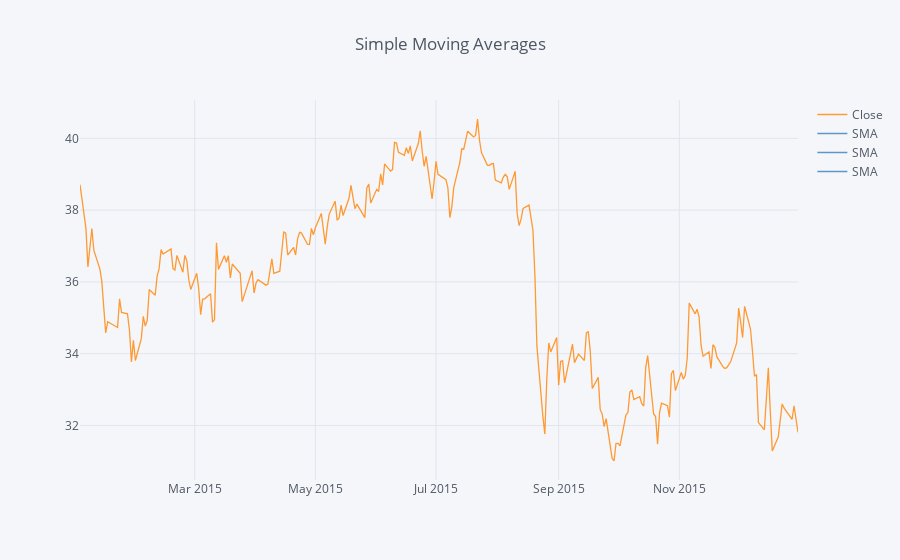

The notebook cell this image was saved under:
### Markdown cell above
** Using .ta_plot(study='sma') to create a Simple Moving Averages plot of Morgan Stanley for the year 2015.**

### Code cell
MS['Close'].loc['2015-01-01':'2016-01-01'].ta_plot(study='sma',periods=[13,21,55],title='Simple Moving Averages')

### Figure 1 — Plotly figure (JSON) as saved in the notebook; plotly's stock layout.template omitted (floating-point values rounded to 4 significant figures; data arrays with more than 128 entries replaced by an {"elided": "..."} marker saying what was removed)
{"data": [{"line": {"color": "rgba(255, 153, 51, 1.0)", "dash": "solid", "width": 1.3}, "mode": "lines", "name": "Close", "text": "", "type": "scatter", "x": {"elided": "252 str values"}, "y": {"elided": "252 float values"}}, {"line": {"color": "rgba(55, 128, 191, 0.79999999999999982)", "dash": "solid", "width": 1.3}, "mode": "lines", "name": "SMA", "text": "", "type": "scatter", "x": {"elided": "252 str values"}, "y": {"elided": "252x3 mixed values"}}, {"line": {"color": "rgba(55, 128, 191, 0.79999999999999982)", "dash": "solid", "width": 1.3}, "mode": "lines", "name": "SMA", "text": "", "type": "scatter", "x": {"elided": "252 str values"}, "y": {"elided": "252x3 mixed values"}}, {"line": {"color": "rgba(55, 128, 191, 0.79999999999999982)", "dash": "solid", "width": 1.3}, "mode": "lines", "name": "SMA", "text": "", "type": "scatter", "x": {"elided": "252 str values"}, "y": {"elided": "252x3 mixed values"}}], "layout": {"legend": {"bgcolor": "#F5F6F9", "font": {"color": "#4D5663"}}, "paper_bgcolor": "#F5F6F9", "plot_bgcolor": "#F5F6F9", "title": "Simple Moving Averages", "titlefont": {"color": "#4D5663"}, "xaxis1": {"gridcolor": "#E1E5ED", "showgrid": true, "tickfont": {"color": "#4D5663"}, "title": "", "titlefont": {"color": "#4D5663"}, "zerolinecolor": "#E1E5ED"}, "yaxis1": {"gridcolor": "#E1E5ED", "showgrid": true, "tickfont": {"color": "#4D5663"}, "title": "", "titlefont": {"color": "#4D5663"}, "zerolinecolor": "#E1E5ED"}}}
